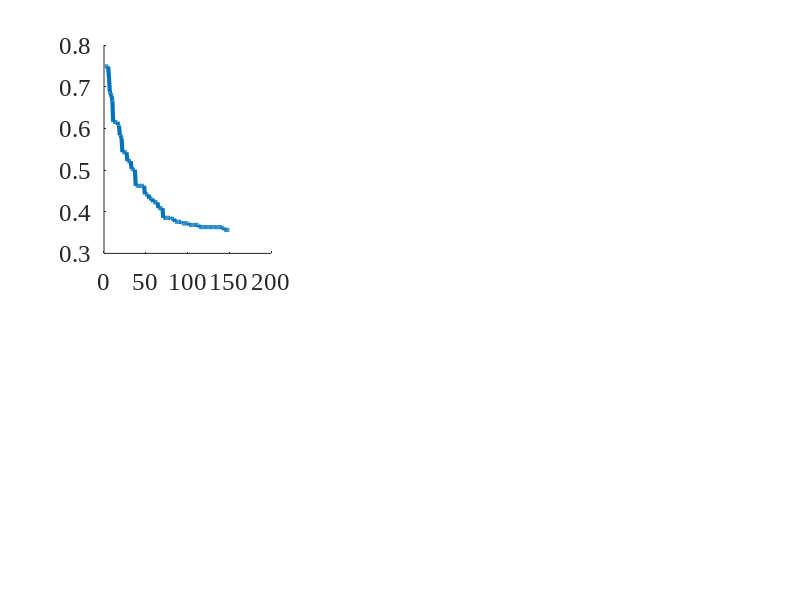

Recreate this plot in MATLAB. (Note: this script raises an error after producing the figure.)
%% plot_figs.m
% Reproduce Fig 1 (convergence + topology) and Fig 2 (unstable: Baseline vs Gershgorin)
% from saved data — no algorithm required.
%
% Prerequisites (run once each to generate the .mat files):
%   analysis_perf_bounds.m    → fig_data.mat
%   run_multi_seed_unstable.m → fig_data_unstable.mat
%
% Usage:
%   cd plot_only
%   plot_figs
%
% Tune showLB / lb_lambda below without rerunning any EA.

clear; clc; close all;
load('fig_data.mat');
U = load('fig_data_unstable.mat');   % isolated struct — avoids overwriting numSeeds, eaSeeds, etc.

%% ===================== Configurable display options =====================
showLB    = true;   % Show exponential lower bound (Eq. 49)
lb_lambda = 0.05;   % λ; paper empirical range ≈ [0.035, 0.069] (4×4 grid)

%% ===================== Derive simple quantities =====================
nxVec    = sysSize(:,1);
nuVec    = sysSize(:,2);
nGrid    = numel(gridSizes);
numSeeds = numel(eaSeeds);
maxGen   = ea_params.maxGen;
gens     = (1:maxGen)';
dimLabel = arrayfun(@(g) sprintf('%dx%d', g, g), gridSizes, 'UniformOutput', false)';
nShinSeeds = size(shin_ea_hist, 2);

%% ===================== Colors & fonts =====================
axFS = 18;  labFS = 19;  titFS = 19;  legFS = 15;  lw = 3;
cb_ea     = [0.00 0.45 0.74];
cb_dens   = [0.50 0.50 0.50];
cb_diag   = [0.85 0.33 0.10];
cb_trunc  = [0.47 0.67 0.19];
cb_lb     = [0.93 0.69 0.13];
cb_purple = [0.49 0.18 0.56];   % purple — act + sensor node
ca_ea     = [0.75 0.85 1.00];
barW     = 0.18;

%% ===================== Figure 1: Normalized Convergence =====================
fig1 = figure('Position', [40 60 2200 820], 'Color', 'w');
set(fig1, 'DefaultAxesFontSize', axFS, 'DefaultAxesFontName', 'Times New Roman');

for g = 1:nGrid
    subplot(2, nGrid+1, g); hold on;

    Jref = mean(denseCostRef(g,:));
    normMat = zeros(maxGen, numSeeds);
    for s = 1:numSeeds
        normMat(:, s) = eaCurves{g, s} / denseCostRef(g, s);
    end
    mu = mean(normMat, 2);
    sd = std(normMat, 0, 2);

    fill([gens; flipud(gens)], [mu+sd; flipud(max(mu-sd, 0))], ...
        ca_ea, 'EdgeColor', 'none', 'FaceAlpha', 0.4);
    hEA = plot(gens, mu, '-', 'Color', cb_ea, 'LineWidth', lw);

    hDens = yline(1.0, '--', 'Color', cb_dens, 'LineWidth', 2);

    J_diag_n = meanTotal(g,2) / Jref;
    if J_diag_n < 1e4
        hDiag = yline(J_diag_n, '-.', 'Color', cb_diag, 'LineWidth', 2);
    else
        hDiag = plot(NaN, NaN, '-.', 'Color', cb_diag, 'LineWidth', 2);
        text(maxGen/2, max(mu)*0.9, 'Diag: Unstable', 'Color', cb_diag, ...
            'FontSize', legFS, 'FontName', 'Times New Roman', 'HorizontalAlignment', 'center');
    end

    J_trunc_n = meanCompTrunc(g) / Jref;
    if all(trunc_stable_grid(g, :))
        hTrunc = yline(J_trunc_n, ':', 'Color', cb_trunc, 'LineWidth', 2);
    else
        hTrunc = plot(NaN, NaN, ':', 'Color', cb_trunc, 'LineWidth', 2);
        text(maxGen*0.7, max(mu)*0.85, 'Trunc: Unstable', 'Color', cb_trunc, ...
            'FontSize', legFS, 'FontName', 'Times New Roman', 'HorizontalAlignment', 'center');
    end

    % Exponential lower bound: J_min(t) >= J_R* + A0*exp(-lambda*t)  [Eq. (49)]
    hLB = plot(NaN, NaN, '-.', 'Color', cb_lb, 'LineWidth', lw*0.8);
    if showLB
        lam_g = lb_lambda;
        JR_vec  = arrayfun(@(s) eaCurves{g,s}(end), 1:numSeeds);
        A0_vec  = arrayfun(@(s) eaCurves{g,s}(1),   1:numSeeds) - JR_vec;
        JR_star = mean(JR_vec);
        A0_g    = max(mean(A0_vec), 0);
        LB_curve = (JR_star + A0_g * exp(-lam_g * gens)) / Jref;
        delete(hLB);
        hLB = plot(gens, LB_curve, '-.', 'Color', cb_lb, 'LineWidth', lw*0.8);
    end

    % Mark convergence generation (mean)
    cg = round(nanmean(convGenDense(g,:)));
    if ~isnan(cg) && cg <= maxGen
        plot(cg, mu(cg), 'v', 'MarkerSize', 8, 'MarkerFaceColor', cb_ea, ...
            'MarkerEdgeColor', 'k', 'LineWidth', 0.8);
    end

    xlabel('Generation', 'FontSize', labFS);
    if g == 1
        ylabel('$J \;/\; J_{\mathrm{dense}}$', 'FontSize', labFS, 'Interpreter', 'latex');
    end
    title(sprintf('(%c) %d$\\times$%d ($n$=%d, $m$=%d)', ...
        char('a'+g-1), gridSizes(g), gridSizes(g), nxVec(g), nuVec(g)), ...
        'FontSize', titFS, 'Interpreter', 'latex');
    grid on; box on;

    if g == 1 || g == nGrid
        legHandles = [hEA, hDens, hDiag];
        legLabels  = {'EA-LQR', 'Dense ($=1$)', 'Diagonal'};
        if all(trunc_stable_grid(g, :))
            legHandles(end+1) = hTrunc;
            legLabels{end+1}  = '$\kappa=3$ Trunc.';
        end
        if showLB
            legHandles(end+1) = hLB;
            legLabels{end+1}  = 'LB (Eq.~49)';
        end
        legend(legHandles, legLabels, 'Location', 'northeast', ...
            'FontSize', legFS, 'Interpreter', 'latex');
    end
end

sgtitle('EA-LQR Convergence Normalized by Dense LQR', ...
    'FontSize', 16, 'FontWeight', 'bold', 'FontName', 'Times New Roman');

%% ---- Figure 1 panel (c): IEEE 13-bus ----
si_m = 1;
figure(fig1);
subplot(2, nGrid+1, nGrid+1); hold on;

Jref_sh    = shin_dense_comp(si_m);
normMat_sh = zeros(maxGen, nShinSeeds);
for ss = 1:nShinSeeds
    normMat_sh(:, ss) = shin_ea_hist{si_m, ss}.bestCost / Jref_sh;
end
mu_sh = mean(normMat_sh, 2);
sd_sh = std(normMat_sh, 0, 2);

fill([gens; flipud(gens)], [mu_sh+sd_sh; flipud(max(mu_sh-sd_sh, 0))], ...
    ca_ea, 'EdgeColor', 'none', 'FaceAlpha', 0.4);
hEA_sh   = plot(gens, mu_sh, '-',  'Color', cb_ea,   'LineWidth', lw);
hDens_sh = yline(1.0, '--', 'Color', cb_dens, 'LineWidth', 2);

J_diag_sh_n = shin_diag_comp_ratio;
if J_diag_sh_n < 1e4
    hDiag_sh = yline(J_diag_sh_n, '-.', 'Color', cb_diag, 'LineWidth', 2);
else
    hDiag_sh = plot(NaN, NaN, '-.', 'Color', cb_diag, 'LineWidth', 2);
    text(maxGen/2, max(mu_sh)*0.9, 'Diag: Unstable', 'Color', cb_diag, ...
        'FontSize', legFS, 'FontName', 'Times New Roman', 'HorizontalAlignment', 'center');
end

J_trunc_sh_n = shin_trunc_comp_ratio(si_m);
if shin_trunc_stable(si_m)
    hTrunc_sh = yline(J_trunc_sh_n, ':', 'Color', cb_trunc, 'LineWidth', 2);
else
    hTrunc_sh = plot(NaN, NaN, ':', 'Color', cb_trunc, 'LineWidth', 2);
    text(maxGen*0.7, max(mu_sh)*0.85, 'Trunc: Unstable', 'Color', cb_trunc, ...
        'FontSize', legFS, 'FontName', 'Times New Roman', 'HorizontalAlignment', 'center');
end
hLB_sh = plot(gens, LB_sh, '-.', 'Color', cb_lb, 'LineWidth', lw*0.8);
xlabel('Generation', 'FontSize', labFS);
title('(c) IEEE 13-bus ($n$=26)', 'FontSize', titFS, 'Interpreter', 'latex');
legH_sh = [hEA_sh, hDens_sh];
legL_sh = {'EA-LQR', 'Dense ($=1$)'};
if J_diag_sh_n < 1e4
    legH_sh(end+1) = hDiag_sh;
    legL_sh{end+1} = 'Diagonal';
end
if shin_trunc_stable(si_m)
    legH_sh(end+1) = hTrunc_sh;
    legL_sh{end+1} = '$\kappa=2$ Trunc.';
end
legend(legH_sh, legL_sh, 'Location', 'northeast', 'FontSize', legFS, 'Interpreter', 'latex');
grid on; box on;

sgtitle('EA-LQR Convergence Normalized by Dense LQR', ...
    'FontSize', 16, 'FontWeight', 'bold', 'FontName', 'Times New Roman');

%% ---- Figure 1 row 2: EA Controller Topology Diagrams ----
figure(fig1);

% --- Panels (d) and (e): Grid systems ---
for g = 1:nGrid
    subplot(2, nGrid+1, nGrid+1+g); hold on; box on; axis equal off;

    gSz  = gridSizes(g);
    nN   = gSz^2;
    adjM = adjMtx_all{g};
    Ke   = K_ea_all{g};
    actN = actuatedNodes_all{g};

    nodePos = [(mod((1:nN)-1, gSz)+1)', (floor(((1:nN)-1)/gSz)+1)'];
    edgeThresh = max(abs(Ke(:))) * 0.05;

    % Build K-reachability via shortest physical paths, then color edges
    G_topo    = graph(adjM);
    rowNorms  = vecnorm(Ke, 2, 2);
    usedEdges = false(nN, nN);
    for i = 1:size(Ke,1)
        if rowNorms(i) <= max(rowNorms)*0.05, continue; end
        nSrc = actN(i);
        for j = 1:nN
            if j == nSrc, continue; end
            if (abs(Ke(i,j)) > edgeThresh) || (abs(Ke(i,nN+j)) > edgeThresh)
                pth = shortestpath(G_topo, nSrc, j);
                for kk = 1:length(pth)-1
                    usedEdges(pth(kk), pth(kk+1)) = true;
                    usedEdges(pth(kk+1), pth(kk)) = true;
                end
            end
        end
    end
    for u = 1:nN
        for v = u+1:nN
            if adjM(u,v) > 0
                if usedEdges(u,v)
                    plot(nodePos([u v],1), nodePos([u v],2), '-', ...
                        'Color', cb_ea, 'LineWidth', 2.5);
                else
                    plot(nodePos([u v],1), nodePos([u v],2), '-', ...
                        'Color', [0.82 0.82 0.82], 'LineWidth', 0.8);
                end
            end
        end
    end

    activeActIdx = find(rowNorms > max(rowNorms) * 0.05);
    actSet       = actN(activeActIdx);            % active actuator nodes

    sensFlags = false(nN, 1);
    for jj = 1:nN
        if any(abs(Ke(:,jj)) > edgeThresh) || any(abs(Ke(:,nN+jj)) > edgeThresh)
            sensFlags(jj) = true;
        end
    end
    sensSet = find(sensFlags);

    bothSet     = intersect(actSet(:), sensSet(:));
    actOnlySet  = setdiff(actSet(:),  bothSet);
    sensOnlySet = setdiff(sensSet(:), bothSet);
    inactiveSet = setdiff((1:nN)', union(actSet(:), sensSet(:)));

    scatter(nodePos(inactiveSet ,1), nodePos(inactiveSet ,2), 36, [0.75 0.75 0.75], 'filled', 'MarkerEdgeColor', 'none');
    scatter(nodePos(sensOnlySet ,1), nodePos(sensOnlySet ,2), 56, cb_trunc,  'filled', 'MarkerEdgeColor', 'k', 'LineWidth', 0.7);
    scatter(nodePos(actOnlySet  ,1), nodePos(actOnlySet  ,2), 56, cb_diag,   'filled', 'MarkerEdgeColor', 'k', 'LineWidth', 0.7);
    scatter(nodePos(bothSet     ,1), nodePos(bothSet     ,2), 70, cb_purple, 'filled', 'MarkerEdgeColor', 'k', 'LineWidth', 0.9);

    title(sprintf('(%c) %d$\\times$%d EA controller', char('d'+g-1), gSz, gSz), ...
        'FontSize', titFS, 'Interpreter', 'latex');
end

% --- Panel (f): IEEE 13-bus EA controller ---
subplot(2, nGrid+1, 2*(nGrid+1)); hold on; box on; axis equal off;

nN_sh      = n_shin;
adjM_sh    = busInfo.adjMtx;
Ke_sh      = K_ea_shin;
nodePos_sh = busInfo.nodeCoords;

edgeThresh_sh = max(abs(Ke_sh(:))) * 0.05;

% Build K-reachability via shortest physical paths, then color edges
G_topo_sh    = graph(adjM_sh);
usedEdges_sh = false(nN_sh, nN_sh);
for i = 1:nN_sh
    for j = 1:nN_sh
        if j == i, continue; end
        if (abs(Ke_sh(i,j)) > edgeThresh_sh) || (abs(Ke_sh(i,nN_sh+j)) > edgeThresh_sh)
            pth = shortestpath(G_topo_sh, i, j);
            for kk = 1:length(pth)-1
                usedEdges_sh(pth(kk), pth(kk+1)) = true;
                usedEdges_sh(pth(kk+1), pth(kk)) = true;
            end
        end
    end
end
for u = 1:nN_sh
    for v = u+1:nN_sh
        if adjM_sh(u,v) > 0
            if usedEdges_sh(u,v)
                plot(nodePos_sh([u v],1), nodePos_sh([u v],2), '-', ...
                    'Color', cb_ea, 'LineWidth', 2.5);
            else
                plot(nodePos_sh([u v],1), nodePos_sh([u v],2), '-', ...
                    'Color', [0.82 0.82 0.82], 'LineWidth', 0.8);
            end
        end
    end
end

rowNorms_sh = vecnorm(Ke_sh, 2, 2);
sensUsed_sh = false(nN_sh, 1);
for j = 1:nN_sh
    if any(abs(Ke_sh(:,j)) > edgeThresh_sh) || any(abs(Ke_sh(:,nN_sh+j)) > edgeThresh_sh)
        sensUsed_sh(j) = true;
    end
end
actSet_sh      = find(rowNorms_sh > max(rowNorms_sh) * 0.05);
sensSet_sh     = find(sensUsed_sh);

bothSet_sh     = intersect(actSet_sh(:), sensSet_sh(:));
actOnlySet_sh  = setdiff(actSet_sh(:),  bothSet_sh);
sensOnlySet_sh = setdiff(sensSet_sh(:), bothSet_sh);
inactiveSet_sh = setdiff((1:nN_sh)', union(actSet_sh(:), sensSet_sh(:)));

scatter(nodePos_sh(inactiveSet_sh ,1), nodePos_sh(inactiveSet_sh ,2), 28, [0.75 0.75 0.75], 'filled', 'MarkerEdgeColor', 'none');
scatter(nodePos_sh(sensOnlySet_sh ,1), nodePos_sh(sensOnlySet_sh ,2), 42, cb_trunc,  'filled', 'MarkerEdgeColor', 'k', 'LineWidth', 0.7);
scatter(nodePos_sh(actOnlySet_sh  ,1), nodePos_sh(actOnlySet_sh  ,2), 42, cb_diag,   'filled', 'MarkerEdgeColor', 'k', 'LineWidth', 0.7);
scatter(nodePos_sh(bothSet_sh     ,1), nodePos_sh(bothSet_sh     ,2), 56, cb_purple, 'filled', 'MarkerEdgeColor', 'k', 'LineWidth', 0.9);

title('(f) IEEE 13-bus EA controller', 'FontSize', titFS, 'Interpreter', 'latex');

exportgraphics(fig1, 'perf_bounds_convergence.pdf', 'ContentType', 'vector');
saveas(fig1, 'perf_bounds_convergence.png');
fprintf('Figure 1 saved → perf_bounds_convergence.*\n');

%% ===================== Figure 2: Unstable System (Baseline vs Gershgorin) =====================
gens_u = (1:U.maxGen)';
cb_u = [0.00 0.45 0.74;    % blue   — Baseline
        0.85 0.33 0.10];   % orange — Gershgorin
ca_u = [0.75 0.85 1.00;
        1.00 0.82 0.72];

fig2 = figure('Position', [60 60 1400 420], 'Color', 'w');
set(fig2, 'DefaultAxesFontSize', axFS, 'DefaultAxesFontName', 'Times New Roman');

% --- (a) Best Cost (normalised by Dense LQR total cost) ---
subplot(1, 3, 1); hold on;
for c = 1:U.nCond
    mu = mean(U.bestCostAll(:,:,c), 2) / U.J_dense_ref;
    sd = std(U.bestCostAll(:,:,c),  0, 2) / U.J_dense_ref;
    fill([gens_u; flipud(gens_u)], [mu+sd; flipud(mu-sd)], ...
        ca_u(c,:), 'EdgeColor', 'none', 'FaceAlpha', 0.45);
end
h = gobjects(U.nCond,1);
for c = 1:U.nCond
    h(c) = plot(gens_u, mean(U.bestCostAll(:,:,c),2) / U.J_dense_ref, ...
        '-', 'Color', cb_u(c,:), 'LineWidth', lw);
end
hRef = yline(1.0, '--', 'Color', [0.4 0.4 0.4], 'LineWidth', 1.8);
xlabel('Generation', 'FontSize', labFS);
ylabel('Best Cost $/ \; J_{\mathrm{dense}}$', 'FontSize', labFS, 'Interpreter', 'latex');
title('(a) Best Cost Convergence', 'FontSize', titFS);
legend([h; hRef], [U.condNames, {'Dense LQR ($=1$)'}], ...
    'Location', 'northeast', 'FontSize', legFS, 'Interpreter', 'latex');
grid on; box on;

% --- (b) Unstable Count ---
subplot(1, 3, 2); hold on;
for c = 1:U.nCond
    mu = mean(U.unstableAll(:,:,c), 2);
    sd = std(U.unstableAll(:,:,c),  0, 2);
    fill([gens_u; flipud(gens_u)], [mu+sd; flipud(mu-sd)], ...
        ca_u(c,:), 'EdgeColor', 'none', 'FaceAlpha', 0.45);
end
for c = 1:U.nCond
    plot(gens_u, mean(U.unstableAll(:,:,c),2), '-', 'Color', cb_u(c,:), 'LineWidth', lw);
end
xlabel('Generation', 'FontSize', labFS);
ylabel('Unstable Count', 'FontSize', labFS);
title('(b) Stability Failures', 'FontSize', titFS);
legend(U.condNames, 'Location', 'northeast', 'FontSize', legFS);
ylim([0 U.ea_params.popSize]);
grid on; box on;

% --- (c) Gershgorin Repairs ---
subplot(1, 3, 3); hold on;
mu_r = mean(U.repairAll(:,:,2), 2);
sd_r = std(U.repairAll(:,:,2),  0, 2);
fill([gens_u; flipud(gens_u)], [mu_r+sd_r; flipud(max(mu_r-sd_r,0))], ...
    ca_u(2,:), 'EdgeColor', 'none', 'FaceAlpha', 0.45);
plot(gens_u, mu_r, '-', 'Color', cb_u(2,:), 'LineWidth', lw);
xlabel('Generation', 'FontSize', labFS);
ylabel('Repairs / Gen', 'FontSize', labFS);
title('(c) Gershgorin Repairs', 'FontSize', titFS);
grid on; box on;

sgtitle(sprintf('EA-LQR: Baseline vs Gershgorin  (Grid %d\\times%d, \\rho(A)=%.2f, %d seeds)', ...
    U.gridSize, U.gridSize, U.rho_A, U.numSeeds), ...
    'FontSize', 16, 'FontWeight', 'bold', 'FontName', 'Times New Roman');

exportgraphics(fig2, 'perf_bounds_unstable.pdf', 'ContentType', 'vector');
saveas(fig2, 'perf_bounds_unstable.png');
fprintf('Figure 2 (unstable) saved → perf_bounds_unstable.*\n');
